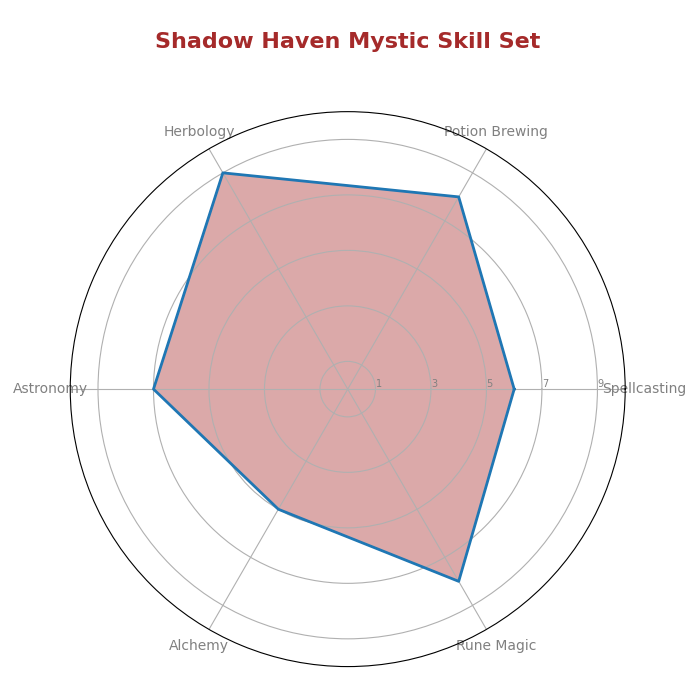

Source code (Python):
import numpy as np
import matplotlib.pyplot as plt
from math import pi

domains = ['Spellcasting', 'Potion Brewing', 'Herbology', 'Astronomy', 'Alchemy', 'Rune Magic']

arcane_academy = [9, 5, 7, 8, 6, 7]
elderwood_grove = [7, 9, 5, 6, 8, 6]
silver_spire = [8, 7, 6, 9, 7, 5]
shadow_haven = [6, 8, 9, 7, 5, 8]

academies_data = {
    'Arcane Academy': arcane_academy,
    'Elderwood Grove': elderwood_grove,
    'Silver Spire': silver_spire,
    'Shadow Haven': shadow_haven
}

academy_colors = {
    'Arcane Academy': 'blue',
    'Elderwood Grove': 'orange',
    'Silver Spire': 'red',
    'Shadow Haven': 'brown'
}

def create_radar_chart(title, academy_data, labels, color):
    num_vars = len(labels)
    angles = np.linspace(0, 2 * pi, num_vars, endpoint=False).tolist()

    academy_data += academy_data[:1]
    angles += angles[:1]

    fig, ax = plt.subplots(figsize=(7, 7), subplot_kw=dict(polar=True))
    plt.xticks(angles[:-1], labels, color='grey', size=10)
    ax.set_rlabel_position(0)
    plt.yticks([1, 3, 5, 7, 9], ["1", "3", "5", "7", "9"], color="grey", size=7)
    plt.ylim(0, 10)

    ax.plot(angles, academy_data, linewidth=2, linestyle='solid')
    ax.fill(angles, academy_data, color=color, alpha=0.4)  # Fill area under radar plot
    plt.title(title, size=16, color=color, y=1.1, weight='bold')

for academy_name, skill_levels in academies_data.items():
    create_radar_chart(f'{academy_name} Mystic Skill Set', skill_levels, domains, academy_colors[academy_name])

plt.tight_layout()
plt.show()
